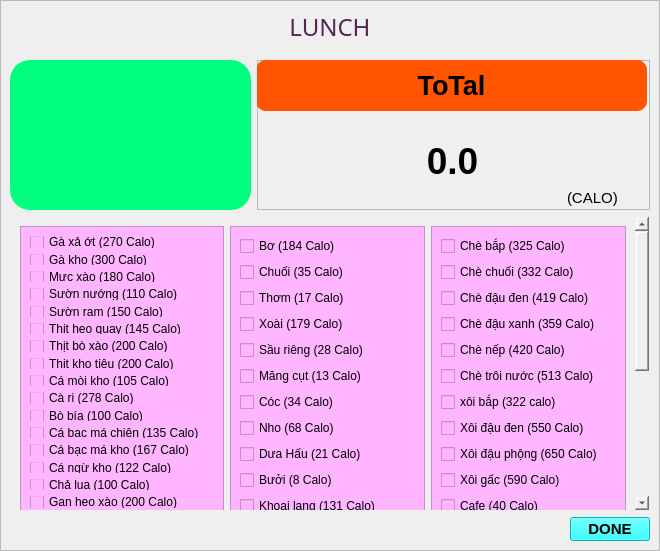
<?xml version="1.0" encoding="UTF-8"?>
<ui version="4.0">
 <class>MainWindow</class>
 <widget class="QMainWindow" name="MainWindow">
  <property name="geometry">
   <rect>
    <x>0</x>
    <y>0</y>
    <width>660</width>
    <height>551</height>
   </rect>
  </property>
  <property name="windowTitle">
   <string>MainWindow</string>
  </property>
  <widget class="QWidget" name="centralwidget">
   <widget class="QLabel" name="label">
    <property name="geometry">
     <rect>
      <x>0</x>
      <y>0</y>
      <width>660</width>
      <height>551</height>
     </rect>
    </property>
    <property name="styleSheet">
     <string notr="true">border-image: url(:/MENU/Lunch_Wallpaper.jpg);</string>
    </property>
    <property name="text">
     <string/>
    </property>
   </widget>
   <widget class="QFrame" name="frame">
    <property name="geometry">
     <rect>
      <x>0</x>
      <y>0</y>
      <width>660</width>
      <height>551</height>
     </rect>
    </property>
    <property name="frameShape">
     <enum>QFrame::StyledPanel</enum>
    </property>
    <property name="frameShadow">
     <enum>QFrame::Raised</enum>
    </property>
    <layout class="QVBoxLayout" name="verticalLayout">
     <item>
      <widget class="QLabel" name="label_14">
       <property name="font">
        <font>
         <family>rgb(255, 148, 254)</family>
         <pointsize>18</pointsize>
         <weight>9</weight>
         <italic>false</italic>
         <bold>false</bold>
        </font>
       </property>
       <property name="autoFillBackground">
        <bool>false</bool>
       </property>
       <property name="styleSheet">
        <string notr="true">color :rgb(85, 38, 82);
font: 75 18pt &quot;rgb(255, 148, 254)&quot;;</string>
       </property>
       <property name="text">
        <string>LUNCH</string>
       </property>
       <property name="alignment">
        <set>Qt::AlignCenter</set>
       </property>
       <property name="margin">
        <number>7</number>
       </property>
      </widget>
     </item>
     <item>
      <layout class="QHBoxLayout" name="horizontalLayout_7">
       <property name="topMargin">
        <number>10</number>
       </property>
       <item>
        <widget class="QListWidget" name="listWidget_4">
         <property name="maximumSize">
          <size>
           <width>241</width>
           <height>16777215</height>
          </size>
         </property>
         <property name="focusPolicy">
          <enum>Qt::WheelFocus</enum>
         </property>
         <property name="layoutDirection">
          <enum>Qt::LeftToRight</enum>
         </property>
         <property name="styleSheet">
          <string notr="true">background-color:rgb(0, 255, 127);
border-radius:20px;</string>
         </property>
         <property name="frameShadow">
          <enum>QFrame::Raised</enum>
         </property>
         <property name="textElideMode">
          <enum>Qt::ElideNone</enum>
         </property>
         <property name="flow">
          <enum>QListView::TopToBottom</enum>
         </property>
         <property name="isWrapping" stdset="0">
          <bool>false</bool>
         </property>
         <property name="layoutMode">
          <enum>QListView::SinglePass</enum>
         </property>
         <property name="spacing">
          <number>3</number>
         </property>
         <property name="viewMode">
          <enum>QListView::ListMode</enum>
         </property>
         <property name="modelColumn">
          <number>0</number>
         </property>
         <property name="uniformItemSizes">
          <bool>false</bool>
         </property>
         <property name="wordWrap">
          <bool>false</bool>
         </property>
         <property name="selectionRectVisible">
          <bool>false</bool>
         </property>
        </widget>
       </item>
       <item>
        <widget class="QFrame" name="frame_10">
         <property name="maximumSize">
          <size>
           <width>400</width>
           <height>16777215</height>
          </size>
         </property>
         <property name="frameShape">
          <enum>QFrame::StyledPanel</enum>
         </property>
         <property name="frameShadow">
          <enum>QFrame::Raised</enum>
         </property>
         <widget class="QLabel" name="label_11">
          <property name="geometry">
           <rect>
            <x>-1</x>
            <y>0</y>
            <width>391</width>
            <height>51</height>
           </rect>
          </property>
          <property name="maximumSize">
           <size>
            <width>400</width>
            <height>16777215</height>
           </size>
          </property>
          <property name="font">
           <font>
            <pointsize>20</pointsize>
            <weight>75</weight>
            <bold>true</bold>
           </font>
          </property>
          <property name="styleSheet">
           <string notr="true">background-color : rgb(255, 85, 0);
border-radius: 10px;
</string>
          </property>
          <property name="text">
           <string>ToTal</string>
          </property>
          <property name="alignment">
           <set>Qt::AlignCenter</set>
          </property>
         </widget>
         <widget class="QLabel" name="label_12">
          <property name="geometry">
           <rect>
            <x>160</x>
            <y>80</y>
            <width>71</width>
            <height>41</height>
           </rect>
          </property>
          <property name="font">
           <font>
            <pointsize>28</pointsize>
            <weight>75</weight>
            <bold>true</bold>
           </font>
          </property>
          <property name="text">
           <string>0.0</string>
          </property>
          <property name="alignment">
           <set>Qt::AlignCenter</set>
          </property>
         </widget>
         <widget class="QLabel" name="label_13">
          <property name="geometry">
           <rect>
            <x>310</x>
            <y>130</y>
            <width>61</width>
            <height>16</height>
           </rect>
          </property>
          <property name="font">
           <font>
            <pointsize>11</pointsize>
           </font>
          </property>
          <property name="text">
           <string>(CALO)</string>
          </property>
         </widget>
        </widget>
       </item>
      </layout>
     </item>
     <item>
      <widget class="QScrollArea" name="scrollArea">
       <property name="styleSheet">
        <string notr="true">background-color:transparent;</string>
       </property>
       <property name="widgetResizable">
        <bool>true</bool>
       </property>
       <widget class="QWidget" name="scrollAreaWidgetContents_2">
        <property name="geometry">
         <rect>
          <x>0</x>
          <y>-82</y>
          <width>621</width>
          <height>518</height>
         </rect>
        </property>
        <property name="styleSheet">
         <string notr="true">background-color:transparent;</string>
        </property>
        <layout class="QHBoxLayout" name="horizontalLayout_3">
         <item>
          <widget class="QFrame" name="frame_7">
           <property name="minimumSize">
            <size>
             <width>0</width>
             <height>500</height>
            </size>
           </property>
           <property name="styleSheet">
            <string notr="true">background-color:rgb(255, 181, 255);
border-raidus: 20px;</string>
           </property>
           <property name="frameShape">
            <enum>QFrame::StyledPanel</enum>
           </property>
           <property name="frameShadow">
            <enum>QFrame::Raised</enum>
           </property>
           <layout class="QVBoxLayout" name="verticalLayout_5">
            <item>
             <widget class="QCheckBox" name="gaxaot_2">
              <property name="text">
               <string>Gà xả ớt (270 Calo)</string>
              </property>
             </widget>
            </item>
            <item>
             <widget class="QCheckBox" name="gakho_2">
              <property name="text">
               <string>Gà kho (300 Calo)</string>
              </property>
             </widget>
            </item>
            <item>
             <widget class="QCheckBox" name="mucxao_2">
              <property name="text">
               <string>Mực xào (180 Calo)</string>
              </property>
             </widget>
            </item>
            <item>
             <widget class="QCheckBox" name="suongnuong_2">
              <property name="text">
               <string>Sườn nướng (110 Calo)</string>
              </property>
             </widget>
            </item>
            <item>
             <widget class="QCheckBox" name="suongram_2">
              <property name="text">
               <string>Sườn ram (150 Calo)</string>
              </property>
             </widget>
            </item>
            <item>
             <widget class="QCheckBox" name="thitheoquay_2">
              <property name="text">
               <string>Thịt heo quay (145 Calo)</string>
              </property>
             </widget>
            </item>
            <item>
             <widget class="QCheckBox" name="thitboxao_2">
              <property name="text">
               <string>Thịt bò xào (200 Calo)</string>
              </property>
             </widget>
            </item>
            <item>
             <widget class="QCheckBox" name="thitkhotieu_2">
              <property name="text">
               <string>Thịt kho tiêu (200 Calo)</string>
              </property>
             </widget>
            </item>
            <item>
             <widget class="QCheckBox" name="camoikho_2">
              <property name="text">
               <string>Cá mòi kho (105 Calo)</string>
              </property>
             </widget>
            </item>
            <item>
             <widget class="QCheckBox" name="cari_2">
              <property name="text">
               <string>Cà ri (278 Calo)</string>
              </property>
             </widget>
            </item>
            <item>
             <widget class="QCheckBox" name="bobia_2">
              <property name="text">
               <string>Bò bía (100 Calo)</string>
              </property>
             </widget>
            </item>
            <item>
             <widget class="QCheckBox" name="cabacmachien_2">
              <property name="text">
               <string>Cá bạc má chiên (135 Calo)</string>
              </property>
             </widget>
            </item>
            <item>
             <widget class="QCheckBox" name="cabacmakho_2">
              <property name="text">
               <string>Cá bạc má kho (167 Calo)</string>
              </property>
             </widget>
            </item>
            <item>
             <widget class="QCheckBox" name="cangukho_2">
              <property name="text">
               <string>Cá ngừ kho (122 Calo)</string>
              </property>
             </widget>
            </item>
            <item>
             <widget class="QCheckBox" name="chalua_2">
              <property name="text">
               <string>Chả lụa (100 Calo)</string>
              </property>
             </widget>
            </item>
            <item>
             <widget class="QCheckBox" name="ganheoxao_2">
              <property name="text">
               <string>Gan heo xào (200 Calo)</string>
              </property>
             </widget>
            </item>
            <item>
             <widget class="QCheckBox" name="goikhobo_2">
              <property name="text">
               <string>Gỏi khô bò (268 Calo)</string>
              </property>
             </widget>
            </item>
            <item>
             <widget class="QCheckBox" name="goitom_2">
              <property name="text">
               <string>Gỏi tôm (147 Calo)</string>
              </property>
             </widget>
            </item>
            <item>
             <widget class="QCheckBox" name="khoquaxaotrung_2">
              <property name="text">
               <string>Khổ qua xào trứng (115 Calo)</string>
              </property>
             </widget>
            </item>
            <item>
             <widget class="QCheckBox" name="lapxuongchien_2">
              <property name="text">
               <string>Lạp xưởng chiên (300 Calo)</string>
              </property>
             </widget>
            </item>
            <item>
             <widget class="QCheckBox" name="mucxaothapcam_2">
              <property name="text">
               <string>Mực xào thập cẩm (135 Calo)</string>
              </property>
             </widget>
            </item>
            <item>
             <widget class="QCheckBox" name="boxaomang_2">
              <property name="text">
               <string>Bò xào măng (105 Calo)</string>
              </property>
             </widget>
            </item>
            <item>
             <widget class="QCheckBox" name="boxaonam_2">
              <property name="text">
               <string>Bò xào nấm (150 Calo)</string>
              </property>
             </widget>
            </item>
            <item>
             <widget class="QCheckBox" name="thitkhotrung_2">
              <property name="text">
               <string>Thịt kho trứng (315 Calo)</string>
              </property>
             </widget>
            </item>
            <item>
             <widget class="QCheckBox" name="bunrieu_2">
              <property name="text">
               <string>Bún riêu (482 Calo)</string>
              </property>
             </widget>
            </item>
            <item>
             <widget class="QCheckBox" name="bunbohue_2">
              <property name="text">
               <string>Bún bò huế (479 Calo)</string>
              </property>
             </widget>
            </item>
            <item>
             <widget class="QCheckBox" name="bunthitnuong_2">
              <property name="text">
               <string>Bún thịt nướng (451 Calo)</string>
              </property>
             </widget>
            </item>
            <item>
             <widget class="QCheckBox" name="bunxao_2">
              <property name="text">
               <string>Bún xào (570 Calo)</string>
              </property>
             </widget>
            </item>
            <item>
             <widget class="QCheckBox" name="canhkhoqua_2">
              <property name="text">
               <string>Canh khổ qua (88 Calo)</string>
              </property>
             </widget>
            </item>
            <item>
             <widget class="QCheckBox" name="chaolong_2">
              <property name="text">
               <string>Cháo lòng (412 Calo)</string>
              </property>
             </widget>
            </item>
           </layout>
          </widget>
         </item>
         <item>
          <widget class="QFrame" name="frame_8">
           <property name="styleSheet">
            <string notr="true">background-color:rgb(255, 181, 255);
border-raidus: 10px;</string>
           </property>
           <property name="frameShape">
            <enum>QFrame::StyledPanel</enum>
           </property>
           <property name="frameShadow">
            <enum>QFrame::Raised</enum>
           </property>
           <layout class="QVBoxLayout" name="verticalLayout_6">
            <item>
             <widget class="QCheckBox" name="bo_2">
              <property name="text">
               <string>Bơ (184 Calo)</string>
              </property>
             </widget>
            </item>
            <item>
             <widget class="QCheckBox" name="chuoi_2">
              <property name="text">
               <string>Chuối (35 Calo)</string>
              </property>
             </widget>
            </item>
            <item>
             <widget class="QCheckBox" name="thom_2">
              <property name="text">
               <string>Thơm (17 Calo)</string>
              </property>
             </widget>
            </item>
            <item>
             <widget class="QCheckBox" name="xoai_2">
              <property name="text">
               <string>Xoài (179 Calo)</string>
              </property>
             </widget>
            </item>
            <item>
             <widget class="QCheckBox" name="saurieng_2">
              <property name="text">
               <string>Sầu riêng (28 Calo)</string>
              </property>
             </widget>
            </item>
            <item>
             <widget class="QCheckBox" name="mangcut_2">
              <property name="text">
               <string>Măng cụt (13 Calo)</string>
              </property>
             </widget>
            </item>
            <item>
             <widget class="QCheckBox" name="coc_2">
              <property name="text">
               <string>Cóc (34 Calo)</string>
              </property>
             </widget>
            </item>
            <item>
             <widget class="QCheckBox" name="nho_2">
              <property name="text">
               <string>Nho (68 Calo)</string>
              </property>
             </widget>
            </item>
            <item>
             <widget class="QCheckBox" name="duahau_2">
              <property name="text">
               <string>Dưa Hấu (21 Calo)</string>
              </property>
             </widget>
            </item>
            <item>
             <widget class="QCheckBox" name="buoi_2">
              <property name="text">
               <string>Bưởi (8 Calo)</string>
              </property>
             </widget>
            </item>
            <item>
             <widget class="QCheckBox" name="khoailang_2">
              <property name="text">
               <string>Khoai lang (131 Calo)</string>
              </property>
             </widget>
            </item>
            <item>
             <widget class="QCheckBox" name="le_2">
              <property name="text">
               <string>Lê (91 Calo)</string>
              </property>
             </widget>
            </item>
            <item>
             <widget class="QCheckBox" name="bapluoc_2">
              <property name="text">
               <string>Bắp luộc (192 Calo)</string>
              </property>
             </widget>
            </item>
            <item>
             <widget class="QCheckBox" name="khoaitay_2">
              <property name="text">
               <string>Khoai tây (131 Calo)</string>
              </property>
             </widget>
            </item>
            <item>
             <widget class="QCheckBox" name="dauphong_2">
              <property name="text">
               <string>Đậu phộng (395 Calo)</string>
              </property>
             </widget>
            </item>
            <item>
             <widget class="QCheckBox" name="dudu_2">
              <property name="text">
               <string>Đu đủ (125 Calo)</string>
              </property>
             </widget>
            </item>
            <item>
             <widget class="QCheckBox" name="sori_2">
              <property name="text">
               <string>Sơ ri (14 Calo)</string>
              </property>
             </widget>
            </item>
            <item>
             <widget class="QCheckBox" name="cam_2">
              <property name="text">
               <string>Cam (68 Calo)</string>
              </property>
             </widget>
            </item>
            <item>
             <widget class="QCheckBox" name="oi_2">
              <property name="text">
               <string>Ổi (53 Calo)</string>
              </property>
             </widget>
            </item>
            <item>
             <widget class="QCheckBox" name="thanhlong_2">
              <property name="text">
               <string>Thanh long (255 Calo)</string>
              </property>
             </widget>
            </item>
           </layout>
          </widget>
         </item>
         <item>
          <widget class="QFrame" name="frame_9">
           <property name="minimumSize">
            <size>
             <width>0</width>
             <height>500</height>
            </size>
           </property>
           <property name="styleSheet">
            <string notr="true">background-color:rgb(255, 181, 255);
</string>
           </property>
           <property name="frameShape">
            <enum>QFrame::StyledPanel</enum>
           </property>
           <property name="frameShadow">
            <enum>QFrame::Raised</enum>
           </property>
           <layout class="QVBoxLayout" name="verticalLayout_7">
            <item>
             <widget class="QCheckBox" name="chebap_2">
              <property name="text">
               <string>Chè bắp (325 Calo)</string>
              </property>
             </widget>
            </item>
            <item>
             <widget class="QCheckBox" name="chechuoi_2">
              <property name="text">
               <string>Chè chuối (332 Calo)</string>
              </property>
             </widget>
            </item>
            <item>
             <widget class="QCheckBox" name="chedauden_2">
              <property name="text">
               <string>Chè đậu đen (419 Calo)</string>
              </property>
             </widget>
            </item>
            <item>
             <widget class="QCheckBox" name="chedauxanh_2">
              <property name="text">
               <string>Chè đậu xanh (359 Calo)</string>
              </property>
             </widget>
            </item>
            <item>
             <widget class="QCheckBox" name="chenep_2">
              <property name="text">
               <string>Chè nếp (420 Calo)</string>
              </property>
             </widget>
            </item>
            <item>
             <widget class="QCheckBox" name="chetroinuoc_2">
              <property name="text">
               <string>Chè trôi nước (513 Calo)</string>
              </property>
             </widget>
            </item>
            <item>
             <widget class="QCheckBox" name="xoibap_2">
              <property name="text">
               <string>xôi bắp (322 calo)</string>
              </property>
             </widget>
            </item>
            <item>
             <widget class="QCheckBox" name="xoidauden_2">
              <property name="text">
               <string>Xôi đậu đen (550 Calo)</string>
              </property>
             </widget>
            </item>
            <item>
             <widget class="QCheckBox" name="xoidauphong_2">
              <property name="text">
               <string>Xôi đậu phộng (650 Calo)</string>
              </property>
             </widget>
            </item>
            <item>
             <widget class="QCheckBox" name="xoigac_2">
              <property name="text">
               <string>Xôi gấc (590 Calo)</string>
              </property>
             </widget>
            </item>
            <item>
             <widget class="QCheckBox" name="cafe_2">
              <property name="text">
               <string>Cafe (40 Calo)</string>
              </property>
             </widget>
            </item>
            <item>
             <widget class="QCheckBox" name="nuocam_2">
              <property name="text">
               <string>Nước cam (226 calo)</string>
              </property>
             </widget>
            </item>
            <item>
             <widget class="QCheckBox" name="nuocchanh_2">
              <property name="text">
               <string>Nước chanh (150 Calo)</string>
              </property>
             </widget>
            </item>
            <item>
             <widget class="QCheckBox" name="nuocmia_2">
              <property name="text">
               <string>Nước mía (100 Calo)</string>
              </property>
             </widget>
            </item>
            <item>
             <widget class="QCheckBox" name="nuocrauma_2">
              <property name="text">
               <string>Nước rau má (174 Calo)</string>
              </property>
             </widget>
            </item>
            <item>
             <widget class="QCheckBox" name="suachua_2">
              <property name="text">
               <string>Sữa chua (150 Calo)</string>
              </property>
             </widget>
            </item>
            <item>
             <widget class="QCheckBox" name="trungcut_2">
              <property name="text">
               <string>Trứng cút (17 Calo)</string>
              </property>
             </widget>
            </item>
            <item>
             <widget class="QCheckBox" name="trungga_2">
              <property name="text">
               <string>Trứng gà (58 Calo)</string>
              </property>
             </widget>
            </item>
            <item>
             <widget class="QCheckBox" name="trungvit_2">
              <property name="text">
               <string>Trứng vịt (70 Calo)</string>
              </property>
             </widget>
            </item>
            <item>
             <widget class="QCheckBox" name="banhbonglan_2">
              <property name="text">
               <string>Bánh bông lan (100 Calo)</string>
              </property>
             </widget>
            </item>
           </layout>
          </widget>
         </item>
        </layout>
       </widget>
      </widget>
     </item>
     <item>
      <widget class="QPushButton" name="Save">
       <property name="maximumSize">
        <size>
         <width>80</width>
         <height>24</height>
        </size>
       </property>
       <property name="font">
        <font>
         <pointsize>11</pointsize>
         <weight>75</weight>
         <bold>true</bold>
        </font>
       </property>
       <property name="layoutDirection">
        <enum>Qt::RightToLeft</enum>
       </property>
       <property name="styleSheet">
        <string notr="true">
background-color: rgb(0, 255, 255);
</string>
       </property>
       <property name="text">
        <string>DONE</string>
       </property>
      </widget>
     </item>
    </layout>
   </widget>
  </widget>
 </widget>
 <resources>
  <include location="MENU.qrc"/>
 </resources>
 <connections/>
</ui>
